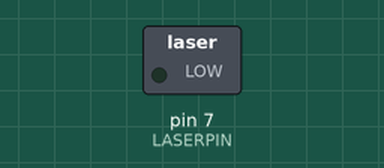
A sketch run on a simulated Arduino Uno, built with avr-gcc and run on an emulated ATmega328P. Parts: switched loads named in the sketch (green lamp = pin HIGH).

Above: at 0.12 s.
Timing chart, 0 to 3.0 s (numbered marks = the images above):
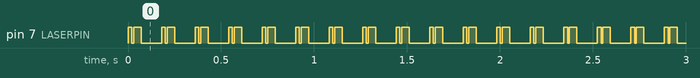

Measured:
- by itself, pin 7 (LASERPIN): repeats every 0.18 s: LOW 0.01 s, HIGH 0.04 s, LOW 0.11 s, HIGH 0.02 s

The sketch:

transmitter.ino
```cpp
#define LASERPIN 7

void setup() {
  pinMode(LASERPIN, OUTPUT);
}

void loop() {
  char myText[] = "GANGAPRASAD";
  int length = strlen(myText);
  int m;
  int bits[8];

  for (int n = 0; n < length; n++) {
    m = int(myText);
    int bin[8];

    for (int z = 0; z < 8; z++) {
      bin[7 - z] = m % 2;
      m = m / 2;
    }

    for (int p = 0; p < 8; p++) {
      bits[p] = bin[p] == 1 ? HIGH : LOW;
    }

    bits[0] = HIGH; // Sync bit

    for (int i = 0; i < 8; i++) {
      digitalWrite(LASERPIN, bits[i]);
      delay(10);
    }

    digitalWrite(LASERPIN, LOW);
    delay(100);
  }
}
```
